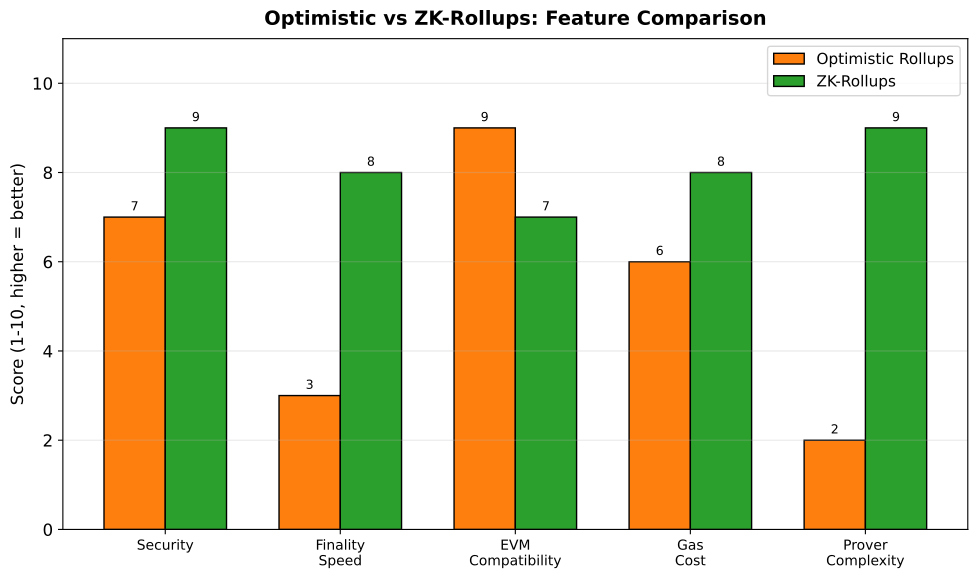

This chart was generated by the following Python code:
"""
Optimistic vs ZK-Rollups Comparison
Grouped bar chart
"""

import matplotlib.pyplot as plt
import numpy as np
from pathlib import Path

CHART_METADATA = {
    'title': 'Rollup Types Comparison',
    'url': 'https://github.com/Digital-AI-Finance/Blockchain_Crypto/tree/main/Module_F_Advanced_Topics/L41_Layer2_Scaling/charts/03_rollup_types'
}

plt.rcParams.update({
    'font.size': 14,
    'axes.labelsize': 14,
    'axes.titlesize': 16,
    'xtick.labelsize': 12,
    'ytick.labelsize': 12,
    'legend.fontsize': 12,
    'figure.figsize': (10, 6),
    'figure.dpi': 150
})

MLPURPLE = '#3333B2'
MLBLUE = '#0066CC'
MLORANGE = '#FF7F0E'
MLGREEN = '#2CA02C'
MLRED = '#D62728'

fig, ax = plt.subplots(figsize=(10, 6))

# Comparison metrics (scores 1-10)
metrics = ['Security', 'Finality\nSpeed', 'EVM\nCompatibility', 'Gas\nCost', 'Prover\nComplexity']
optimistic = [7, 3, 9, 6, 2]  # 7-day withdrawal = slow finality
zk_rollup = [9, 8, 7, 8, 9]   # Fast finality, high prover complexity

x = np.arange(len(metrics))
width = 0.35

bars1 = ax.bar(x - width/2, optimistic, width, label='Optimistic Rollups', color=MLORANGE, edgecolor='black')
bars2 = ax.bar(x + width/2, zk_rollup, width, label='ZK-Rollups', color=MLGREEN, edgecolor='black')

# Add value labels
for bar in bars1:
    height = bar.get_height()
    ax.annotate(f'{int(height)}',
                xy=(bar.get_x() + bar.get_width()/2, height),
                xytext=(0, 3), textcoords='offset points',
                ha='center', va='bottom', fontsize=14)
for bar in bars2:
    height = bar.get_height()
    ax.annotate(f'{int(height)}',
                xy=(bar.get_x() + bar.get_width()/2, height),
                xytext=(0, 3), textcoords='offset points',
                ha='center', va='bottom', fontsize=14)

ax.set_ylabel('Score (1-10, higher = better)', fontsize=15)
ax.set_xticks(x)
ax.set_xticklabels(metrics, fontsize=14)
ax.set_ylim(0, 11)

ax.legend(loc='upper right', fontsize=14)
ax.grid(True, alpha=0.3, axis='y')

ax.set_title('Optimistic vs ZK-Rollups: Feature Comparison', fontweight='bold', fontsize=14, pad=10)
plt.tight_layout()

output_path = Path(__file__).parent / 'chart.pdf'
plt.savefig(output_path, bbox_inches='tight', dpi=300)
print(f"Chart saved to: {output_path.absolute()}")
plt.close()
